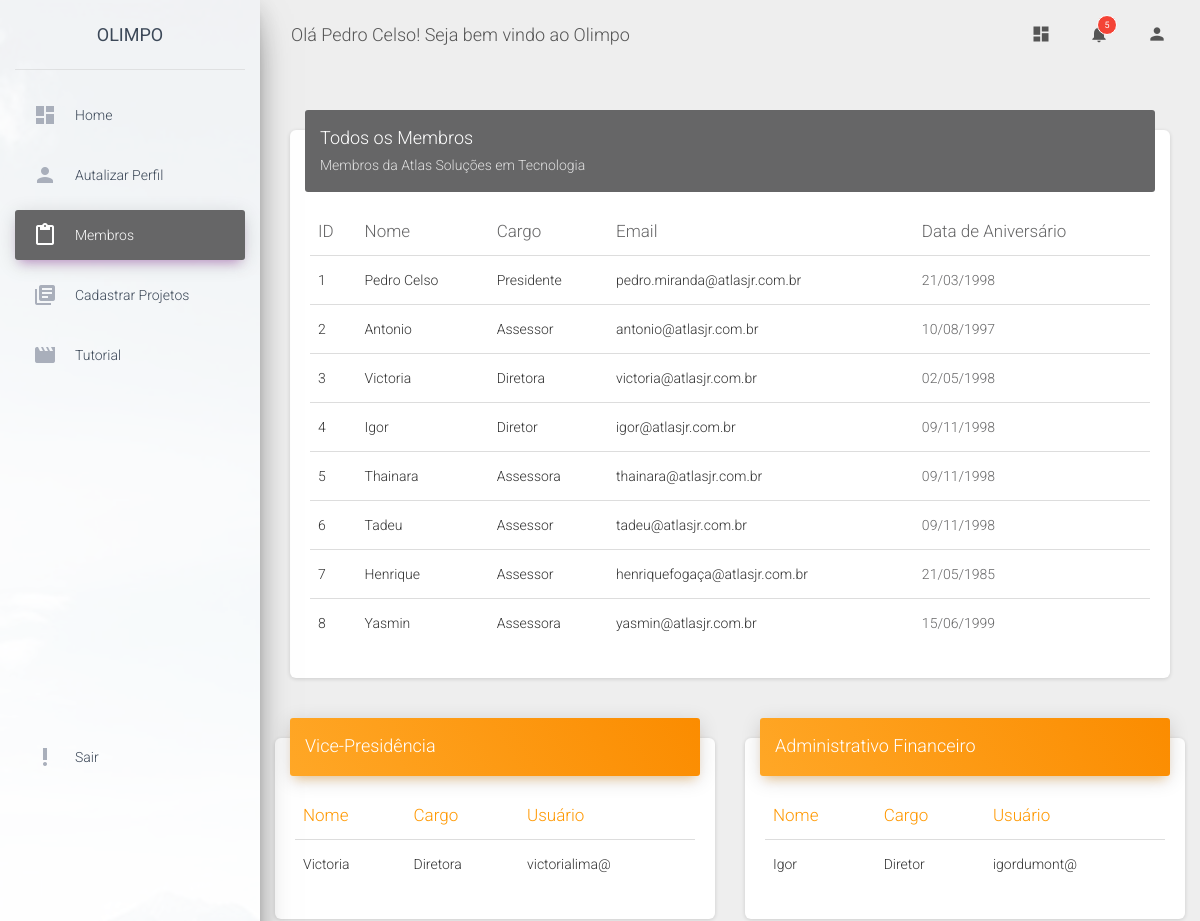
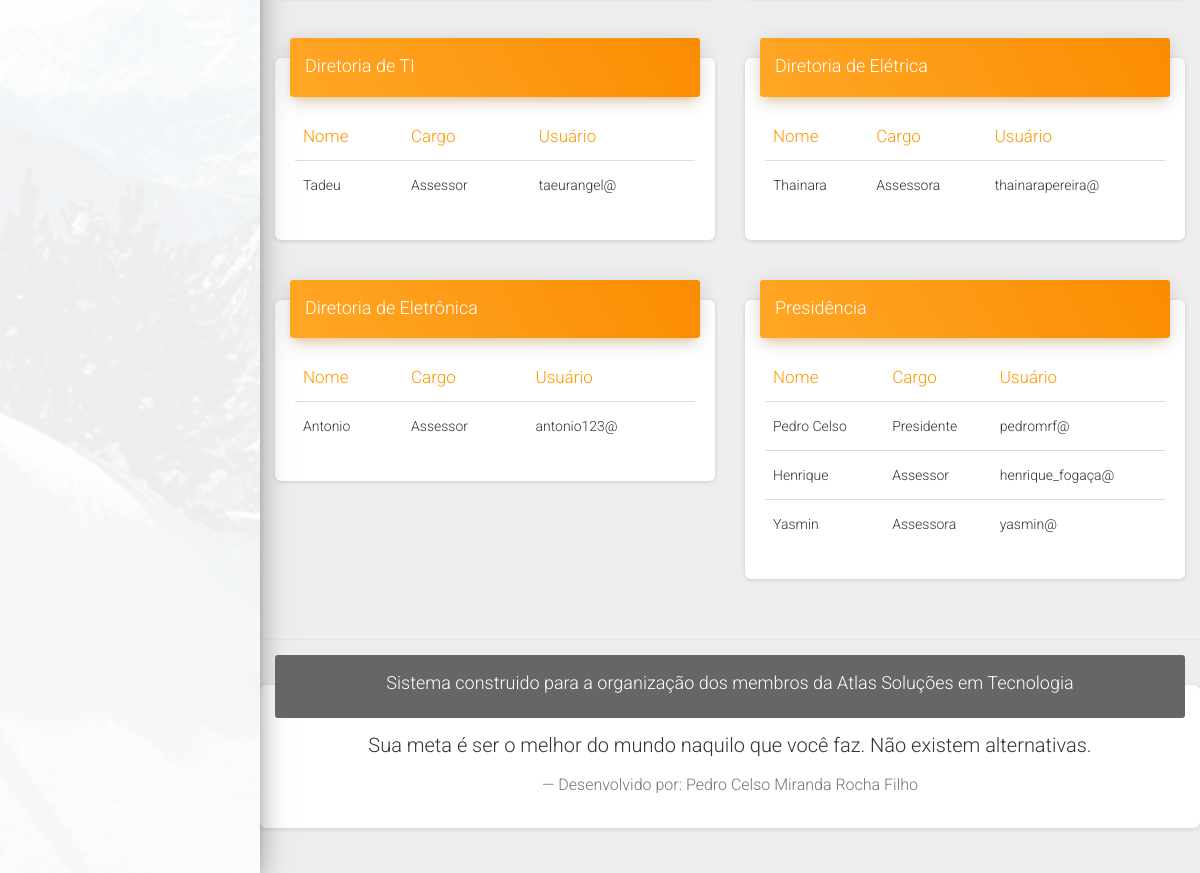
The page /membros (signed in) on the database its author committed (2 pictures, top to bottom).
### app/models/tables.py (models this page shows, shortened)
class User(db.Model):
    __tablename__ = "users"
    id = db.Column(db.Integer, primary_key=True)
    username = db.Column(db.String, unique=True)
    password = db.Column(db.String, unique=True)
    name = db.Column(db.String, nullable=False)
    email = db.Column(db.String)
    cpf = db.Column(db.String)
    diretoria=db.Column(db.String)
    email_p = db.Column(db.String)
    cidade = db.Column(db.String)
    pais = db.Column(db.String)
    endereco = db.Column(db.String)
    sobrenome = db.Column(db.String)
    sobre_mim = db.Column(db.Text)
    data_aniver = db.Column(db.String)
    image = db.Column(db.String)
    cep = db.Column(db.String)
    cargo = db.Column(db.String)
    @property
    def is_authenticated(self):
        return True

### app/controllers/defaut.py (the view)
@app.route("/membros")
@login_required
def membros():
    todos =  User.query.filter_by().all()
    presi = User.query.filter_by(diretoria='Presidência ' ).all() + User.query.filter_by(diretoria='Presidência' ).all() + User.query.filter_by(diretoria='presidencia' ).all() + User.query.filter_by(diretoria='presidência' ).all()
    vp = User.query.filter_by(diretoria="Vice-Presidência").all() + User.query.filter_by(diretoria="vice-presidência").all() + User.query.filter_by(diretoria="vice-presidencia").all() + User.query.filter_by(diretoria="vice presidencia").all() +User.query.filter_by(diretoria="Vice Presidência").all()
    daf = User.query.filter_by(diretoria="Adm-Fin").all() + User.query.filter_by(diretoria="Administrativo Finaceiro").all()
    eel = User.query.filter_by(diretoria="eletrica").all() + User.query.filter_by(diretoria="Elétrica").all()
    eca = User.query.filter_by(diretoria="Eletrônica").all() + User.query.filter_by(diretoria="Eletronica").all() + User.query.filter_by(diretoria="eletrônica").all() + User.query.filter_by(diretoria="eletronica").all()
    eco = User.query.filter_by(diretoria="TI").all()
    return render_template('membros.html', todos=todos, presi=presi, vp=vp, daf=daf, eel=eel, eca=eca, eco=eco,nome = session["kkk"])

### app/controllers/defaut.py (called while the page is built)
@lm.user_loader
def load_user(id):
    return User.query.filter_by(id=id).first()

### app/templates/membros.html (shortened to what this page needs)
<!DOCTYPE html>
<html lang="en">
<head>
  <link rel="stylesheet" href="https://maxcdn.bootstrapcdn.com/font-awesome/latest/css/font-awesome.min.css">
  <link href="{{url_for('static',filename='assets/css/material-dashboard.css')}}" rel="stylesheet" />
  <link href="{{url_for('static',filename='assets/demo/demo.css')}}" rel="stylesheet" />
</head>
<body class="">
  <div class="wrapper ">
    <div class="sidebar" data-color="purple" data-background-color="white" data-image="../assets/img/sidebar-1.jpg">
    <div class="logo">
        <a href="#top" class="simple-text logo-normal">
          Olimpo
        </a>
      </div>
      <div class="sidebar-wrapper">
        <ul class="nav">
          <li class="nav-item ">
            <a class="nav-link" href="{{url_for('home')}}">
              <i class="material-icons">dashboard</i>
              <p>Home</p>
            </a>
          </li>
          <li class="nav-item ">
            <a class="nav-link" href="{{url_for('update_profile')}}">
              <i class="material-icons">person</i>
              <p>Autalizar Perfil</p>
            </a>
          </li>
          <li class="nav-item active   ">
            <a class="nav-link" href="{{url_for('membros')}}">
              <i class="material-icons">content_paste</i>
              <p>Membros</p>
            </a>
          </li>
          <li class="nav-item ">
            <a class="nav-link" href="{{url_for('cadastro_projetos')}}">
              <i class="material-icons">library_books</i>
              <p>Cadastrar Projetos</p>
            </a>
          </li>
          <li class="nav-item ">
              <a class="nav-link" href="{{url_for('tutorial')}}">
                <i class="material-icons">movie</i>
                <p>Tutorial</p>
              </a>
            </li>
          <li class="nav-item active-pro ">
              {% if current_user.is_authenticated %}
            <a class="nav-link" href="{{url_for('logout')}}">
              <i class="material-icons">priority_high</i>
               <p>Sair</p>
              {%endif%}
            </a>
          </li>
        </ul>
      </div>
    </div>
    <div class="main-panel">
           <nav class="navbar navbar-expand-lg navbar-transparent navbar-absolute fixed-top ">
            <div class="container-fluid">
              <div class="navbar-wrapper">
                  <a class="navbar-brand" href="#home">Olá {{nome}}! Seja bem vindo ao Olimpo</a>
              </div>
              <div class="collapse navbar-collapse justify-content-end">
                <ul class="navbar-nav">
                  <li class="nav-item">
                    <a class="nav-link" href="#home">
                      <i class="material-icons">dashboard</i>
                    </a>
                  </li>
                  <li class="nav-item dropdown">
                    <a class="nav-link" href="http://example.com" id="navbarDropdownMenuLink" data-toggle="dropdown" aria-haspopup="true" aria-expanded="false">
                      <i class="material-icons">notifications</i>
                      <span class="notification">5</span>
                    </a>
                  </li>
                  <li class="nav-item dropdown">
                    <a class="nav-link" href="#home" id="navbarDropdownProfile" data-toggle="dropdown" aria-haspopup="true" aria-expanded="false">
                      <i class="material-icons">person</i>
                    </a>
                  </li>
                </ul>
              </div>
            </div>
          </nav>
{%block content%}
<div class="content">
    <div class="container-fluid">
      <div class="row">
        <div class="col-md-12">
          <div class="card">
            <div class="card-header card-header-gray">
              <h4 class="card-title ">Todos os Membros</h4>
              <p class="card-category">Membros da Atlas Soluções em Tecnologia</p>
            </div>
            <div class="card-body">
              <div class="table-responsive">
                <table class="table">
                  <thead class=" text-primary">
                    <th>
                      ID
                    </th>
                    <th>
                      Nome
                    </th>
                    <th>
                      Cargo
                    </th>
                    <th>
                      Email
                    </th>
                    <th>
                      Data de Aniversário
                    </th>
                  </thead>
                  <tbody>
                    {%for todos1 in todos%}
                    <tr>
                      <td>
                        {{todos1.id}}
                      </td>
                      <td>
                        {{todos1.name}}
                      </td>
                      <td>
                        {{todos1.cargo}}
                      </td>
                      <td>
                        {{todos1.email}}
                      </td>
                      <td class="text-primary">
                        {{todos1.data_aniver}}
                      </td>
                    </tr>
                    {%endfor%}
                  </tbody>
                </table>
              </div>
            </div>
          </div>
        </div>
      </div>
    </div>
    <div class="row">
    <div class="col-lg-6 col-md-12">
        <div class="card">
          <div class="card-header card-header-warning">
            <h4 class="card-title">Vice-Presidência</h4>
          </div>
          <div class="card-body table-responsive">
            <table class="table table-hover">
              <thead class="text-warning">
                    <th>Nome</th>
                    <th>Cargo</th>
                    <th>Usuário</th>
                  </thead>
                  <tbody>
                    {% for vp1 in vp %}
                    <tr>
                      <td>{{vp1.name}}</td>
                      <td>{{vp1.cargo}}</td>
                      <td>{{vp1.username}}</td>
                    </tr>
                    {% endfor %}
                    </tbody>
            </table>
          </div>
        </div>
      </div>
      <div class="col-lg-6 col-md-12">
          <div class="card">
            <div class="card-header card-header-warning">
              <h4 class="card-title">Administrativo Financeiro</h4>
            </div>
            <div class="card-body table-responsive">
              <table class="table table-hover">
                <thead class="text-warning">
                    <th>Nome</th>
                    <th>Cargo</th>
                    <th>Usuário</th>
                  </thead>
                  <tbody>
                    {% for daf1 in daf%}
                    <tr>
                      <td>{{daf1.name}}</td>
                      <td>{{daf1.cargo}}</td>
                      <td>{{daf1.username}}</td>
                    </tr>
                    {% endfor %}
                    </tbody>
              </table>
            </div>
          </div>
        </div>
    </div>
    <div class="row">
        <div class="col-lg-6 col-md-12">
            <div class="card">
              <div class="card-header card-header-warning">
                <h4 class="card-title">Diretoria de TI</h4>
              </div>
              <div class="card-body table-responsive">
                <table class="table table-hover">
                  <thead class="text-warning">
                    <th>Nome</th>
                    <th>Cargo</th>
                    <th>Usuário</th>
                  </thead>
                  <tbody>
                    {% for eco1 in eco%}
                    <tr>
                      <td>{{eco1.name}}</td>
                      <td>{{eco1.cargo}}</td>
                      <td>{{eco1.username}}</td>
                    </tr>
                    {% endfor %}
                    </tbody>
                </table>
              </div>
            </div>
          </div>
          <div class="col-lg-6 col-md-12">
              <div class="card">
                <div class="card-header card-header-warning">
                  <h4 class="card-title">Diretoria de Elétrica</h4>
                </div>
                <div class="card-body table-responsive">
                  <table class="table table-hover">
                    <thead class="text-warning">
                        <th>Nome</th>
                        <th>Cargo</th>
                        <th>Usuário</th>
                    </thead>
                    <tbody>
                        {% for eel1 in eel%}
                        <tr>
                          <td>{{eel1.name}}</td>
                          <td>{{eel1.cargo}}</td>
                          <td>{{eel1.username}}</td>
                        </tr>
                        {% endfor %}
                        </tbody>
                  </table>
                </div>
              </div>
            </div>
        </div>
        <div class="row">
            <div class="col-lg-6 col-md-12">
                <div class="card">
                  <div class="card-header card-header-warning">
                    <h4 class="card-title">Diretoria de Eletrônica</h4>
                  </div>
                  <div class="card-body table-responsive">
                    <table class="table table-hover">
                      <thead class="text-warning">
                          <th>Nome</th>
                          <th>Cargo</th>
                          <th>Usuário</th>
                      </thead>
                      <tbody>
                          {% for eca1 in eca%}
                          <tr>
                            <td>{{eca1.name}}</td>
                            <td>{{eca1.cargo}}</td>
                            <td>{{eca1.username}}</td>
                          </tr>
                          {% endfor %}
                          </tbody>
                    </table>
                  </div>
                </div>
              </div>
              <div class="col-lg-6 col-md-12">
                  <div class="card">
                    <div class="card-header card-header-warning">
                      <h4 class="card-title">Presidência</h4>
                    </div>
                    <div class="card-body table-responsive">
                      <table class="table table-hover">
                        <thead class="text-warning">
                            <th>Nome</th>
                            <th>Cargo</th>
                            <th>Usuário</th>
                        </thead>
                        <tbody>
                            {% for x in presi %}
                              <tr>
                                <td>{{x.name}}</td>
                                <td>{{x.cargo}}</td>
                                <td>{{x.username}}</td>
                              </tr>
                            {% endfor %}
                          </tbody>
                      </table>
                    </div>
                  </div>
                </div>
            </div>
</div>
{%endblock%}
    <footer class="footer">
        <div class="card card-nav-tabs">
            <div class="card-header card-header-gray">
              <h4> Sistema construido para a organização dos membros da Atlas Soluções em Tecnologia</h4>
            </div>
            <div class="card-body">
              <blockquote class="blockquote mb-0">
                <p>Sua meta é ser o melhor do mundo naquilo que você faz. Não existem alternativas.</p>
                <p class="blockquote-footer" href="https://www.facebook.com/pedrocelsom">Desenvolvido por: Pedro Celso Miranda Rocha Filho</p>
              </blockquote>
            </div>
          </div>
    </footer>
  </div>
</div>
</body>
</html>

### rows shown on the page
User: name "Pedro Celso", id "1", cargo "Presidente", email "pedro.miranda@atlasjr.com.br", data_aniver "21/03/1998", username "pedromrf@"
User: id "2", name "Antonio", cargo "Assessor", email "antonio@atlasjr.com.br", data_aniver "10/08/1997", username "antonio123@"
User: id "3", name "Victoria", cargo "Diretora", email "victoria@atlasjr.com.br", data_aniver "02/05/1998", username "victorialima@"
User: id "4", name "Igor", cargo "Diretor", email "igor@atlasjr.com.br", data_aniver "09/11/1998", username "igordumont@"
User: id "5", name "Thainara", cargo "Assessora", email "thainara@atlasjr.com.br", data_aniver "09/11/1998", username "thainarapereira@"
User: id "6", name "Tadeu", cargo "Assessor", email "tadeu@atlasjr.com.br", data_aniver "09/11/1998", username "taeurangel@"
User: id "7", name "Henrique", cargo "Assessor", email "henriquefogaça@atlasjr.com.br", data_aniver "21/05/1985", username "henrique_fogaça@"
User: id "8", name "Yasmin", cargo "Assessora", email "yasmin@atlasjr.com.br", data_aniver "15/06/1999", username "yasmin@"
